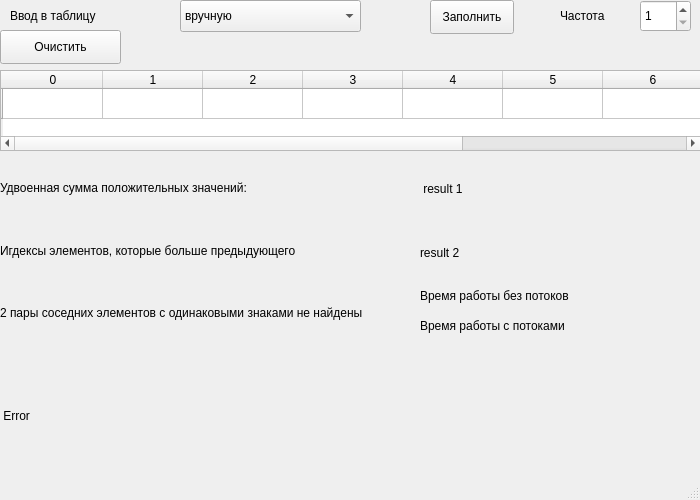
<?xml version="1.0" encoding="UTF-8"?>
<ui version="4.0">
 <class>MainWindow</class>
 <widget class="QMainWindow" name="MainWindow">
  <property name="geometry">
   <rect>
    <x>0</x>
    <y>0</y>
    <width>700</width>
    <height>500</height>
   </rect>
  </property>
  <property name="windowTitle">
   <string>MainWindow</string>
  </property>
  <widget class="QWidget" name="centralwidget">
   <widget class="QTableWidget" name="tableWidget">
    <property name="geometry">
     <rect>
      <x>0</x>
      <y>70</y>
      <width>701</width>
      <height>81</height>
     </rect>
    </property>
    <row>
     <property name="text">
      <string/>
     </property>
    </row>
    <column>
     <property name="text">
      <string>0</string>
     </property>
    </column>
    <column>
     <property name="text">
      <string>1</string>
     </property>
    </column>
    <column>
     <property name="text">
      <string>2</string>
     </property>
    </column>
    <column>
     <property name="text">
      <string>3</string>
     </property>
    </column>
    <column>
     <property name="text">
      <string>4</string>
     </property>
    </column>
    <column>
     <property name="text">
      <string>5</string>
     </property>
    </column>
    <column>
     <property name="text">
      <string>6</string>
     </property>
    </column>
    <column>
     <property name="text">
      <string>7</string>
     </property>
    </column>
    <column>
     <property name="text">
      <string>9</string>
     </property>
    </column>
   </widget>
   <widget class="QLabel" name="error_label">
    <property name="geometry">
     <rect>
      <x>0</x>
      <y>340</y>
      <width>701</width>
      <height>151</height>
     </rect>
    </property>
    <property name="text">
     <string> Error</string>
    </property>
   </widget>
   <widget class="QLabel" name="enter_label">
    <property name="geometry">
     <rect>
      <x>10</x>
      <y>0</y>
      <width>241</width>
      <height>31</height>
     </rect>
    </property>
    <property name="text">
     <string>Ввод в таблицу</string>
    </property>
   </widget>
   <widget class="QSpinBox" name="spinBox">
    <property name="geometry">
     <rect>
      <x>640</x>
      <y>0</y>
      <width>51</width>
      <height>32</height>
     </rect>
    </property>
    <property name="minimum">
     <number>1</number>
    </property>
    <property name="maximum">
     <number>10</number>
    </property>
   </widget>
   <widget class="QLabel" name="frequency_label">
    <property name="geometry">
     <rect>
      <x>560</x>
      <y>0</y>
      <width>61</width>
      <height>31</height>
     </rect>
    </property>
    <property name="text">
     <string>Частота</string>
    </property>
   </widget>
   <widget class="QComboBox" name="comboBox">
    <property name="geometry">
     <rect>
      <x>180</x>
      <y>0</y>
      <width>181</width>
      <height>32</height>
     </rect>
    </property>
    <item>
     <property name="text">
      <string>вручную</string>
     </property>
    </item>
    <item>
     <property name="text">
      <string>случайно</string>
     </property>
    </item>
    <item>
     <property name="text">
      <string>с случайной частотой</string>
     </property>
    </item>
   </widget>
   <widget class="QPushButton" name="clear_button">
    <property name="geometry">
     <rect>
      <x>0</x>
      <y>30</y>
      <width>121</width>
      <height>34</height>
     </rect>
    </property>
    <property name="text">
     <string>Очистить</string>
    </property>
   </widget>
   <widget class="QPushButton" name="pushButton_2">
    <property name="geometry">
     <rect>
      <x>430</x>
      <y>0</y>
      <width>84</width>
      <height>34</height>
     </rect>
    </property>
    <property name="text">
     <string>Заполнить</string>
    </property>
   </widget>
   <widget class="QWidget" name="verticalLayoutWidget">
    <property name="geometry">
     <rect>
      <x>0</x>
      <y>160</y>
      <width>411</width>
      <height>181</height>
     </rect>
    </property>
    <layout class="QVBoxLayout" name="text_layout">
     <item>
      <widget class="QLabel" name="result_1label">
       <property name="text">
        <string>Удвоенная сумма положительных значений: </string>
       </property>
      </widget>
     </item>
     <item>
      <widget class="QLabel" name="result_2label">
       <property name="text">
        <string>Игдексы элементов, которые больше предыдующего</string>
       </property>
      </widget>
     </item>
     <item>
      <widget class="QLabel" name="result_3label">
       <property name="text">
        <string>2 пары соседних элементов с одинаковыми знаками не найдены</string>
       </property>
      </widget>
     </item>
    </layout>
   </widget>
   <widget class="QWidget" name="verticalLayoutWidget_2">
    <property name="geometry">
     <rect>
      <x>420</x>
      <y>160</y>
      <width>281</width>
      <height>121</height>
     </rect>
    </property>
    <layout class="QVBoxLayout" name="result_layout">
     <item>
      <widget class="QLabel" name="double_sum_label">
       <property name="text">
        <string> result 1</string>
       </property>
      </widget>
     </item>
     <item>
      <widget class="QLabel" name="index_label">
       <property name="text">
        <string>result 2</string>
       </property>
      </widget>
     </item>
    </layout>
   </widget>
   <widget class="QLabel" name="time_ni_threads_label">
    <property name="geometry">
     <rect>
      <x>420</x>
      <y>280</y>
      <width>271</width>
      <height>31</height>
     </rect>
    </property>
    <property name="text">
     <string>Время работы без потоков </string>
    </property>
   </widget>
   <widget class="QLabel" name="time_with_threads_label">
    <property name="geometry">
     <rect>
      <x>420</x>
      <y>310</y>
      <width>271</width>
      <height>31</height>
     </rect>
    </property>
    <property name="text">
     <string>Время работы с потоками</string>
    </property>
   </widget>
  </widget>
  <widget class="QStatusBar" name="statusbar"/>
 </widget>
 <resources/>
 <connections/>
</ui>
